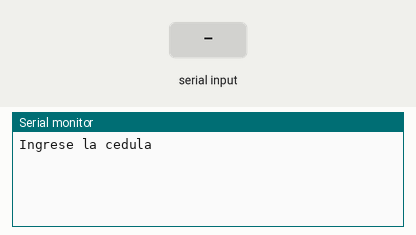
Simulated run of this sketch. Board: Arduino Uno, built with avr-gcc and run on an emulated ATmega328P. On the bench: the last lines printed to the serial monitor. Inputs (shaded band) come from the test bench.

Above: at 1.2 s.
1.3 s: "90,45\n" received over Serial
At 3.5 s:
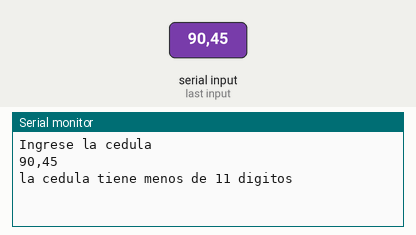
3.8 s: "11\n" received over Serial
At 5.4 s:
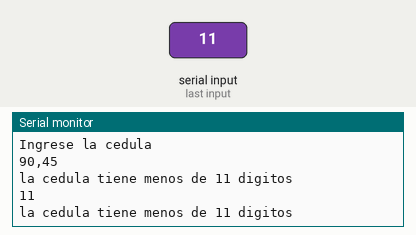

The sketch:

UbidiaJonathan_ValidacionCedula.ino
```cpp
/*
   UNIVERSIDAD TÉCNICA DEL NORTE
   FICA-CIERCOM
   SISTEMAS MICROPROCESADOS
   Nombre: JONATHAN UBIDIA
   Realizar un programa que permita validar el número de cédula con el guión. El dato se lo ingresa por comunicación serial
*/

#include<stdlib.h>

int validador[] = {2, 1, 2, 1, 2, 1, 2, 1, 2};
char numero1 ;
char numero2 ;
char numero3 ;
char numero10 ;
int i = 0;
int valor;
int total = 0;
int total2 = 0;
int n1 ;
int n2 ;
int n3;
int n10 ;

///////////////////////////////////////////////////////////////
void setup() {
  Serial.begin(9600);
  Serial.println("Ingrese la cedula");
}

void loop() {
  if (Serial.available() > 0) {
    String cedula = Serial.readString();
    Serial.println(cedula);
    validadorCedula(cedula);
  }
}
///////////////////////////////////////////////////////////////
void validadorCedula(String cedula2) {

  numero1 = cedula2.charAt(0);
  numero2 = cedula2.charAt(1);
  numero3 = cedula2.charAt(2);
  numero10 = cedula2.charAt(10);

  n1 = numero1 - 48;
  n2 = numero2 - 48;
  n3 = numero3 - 48;
  n10 = numero10 - 48;

  if (cedula2.length() == 11) {
    if (n1 >= 0 || n1 <= 2 && n2 >= 0 || n2 <= 4 && n3 >= 0 || n3 <= 5 ) {
      for (i = 0; i < 10; i++) {
        valor = validador[i] * (((cedula2.charAt(i) - 48)));
        if (valor >= 10) {
          valor = valor - 9;
        }
        total = total + valor;
        total2 = 10 - (total % 10);
        if (total2 == 10) {
          total2 = 0;
        }
      }
      if (total2 == n10) {
        Serial.println("");
        Serial.println("Cedula correcta");
        delay(200);
      } else {
        Serial.println("");
        Serial.println("Cedula Incorrecta");
        delay(200);
      }
    }
    else {
      Serial.println("Cedula Incorrecta");
    }

  }
  else if (cedula2.length() < 11) {
    Serial.println("");
    Serial.println("la cedula tiene menos de 11 digitos");
    delay(200);
  }
  else if (cedula2.length() > 11) {
    Serial.println("");
    Serial.println("la cedula tiene mas de 11 digitos");
    delay(200);
  }
}
```

Measured:
- after the input at 1.3 s, the serial monitor: prints a new line after 1.0 s (image 1)
- after the input at 3.8 s, the serial monitor: prints a new line after 1.0 s (image 2)
